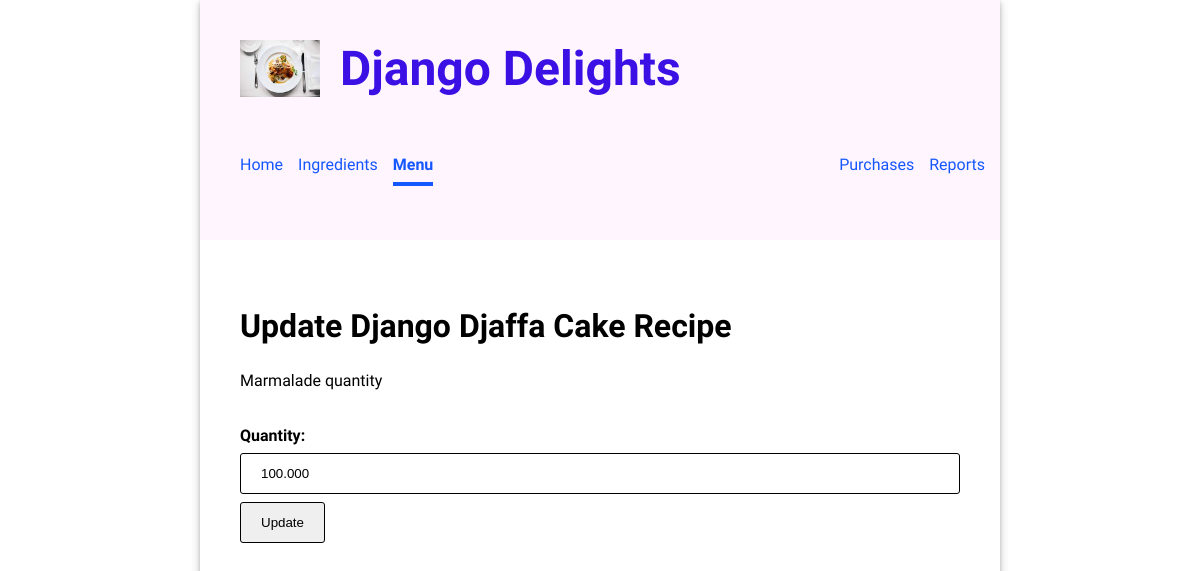
/menu/recipe/2/update/, run on an earlier commit of the app's database.
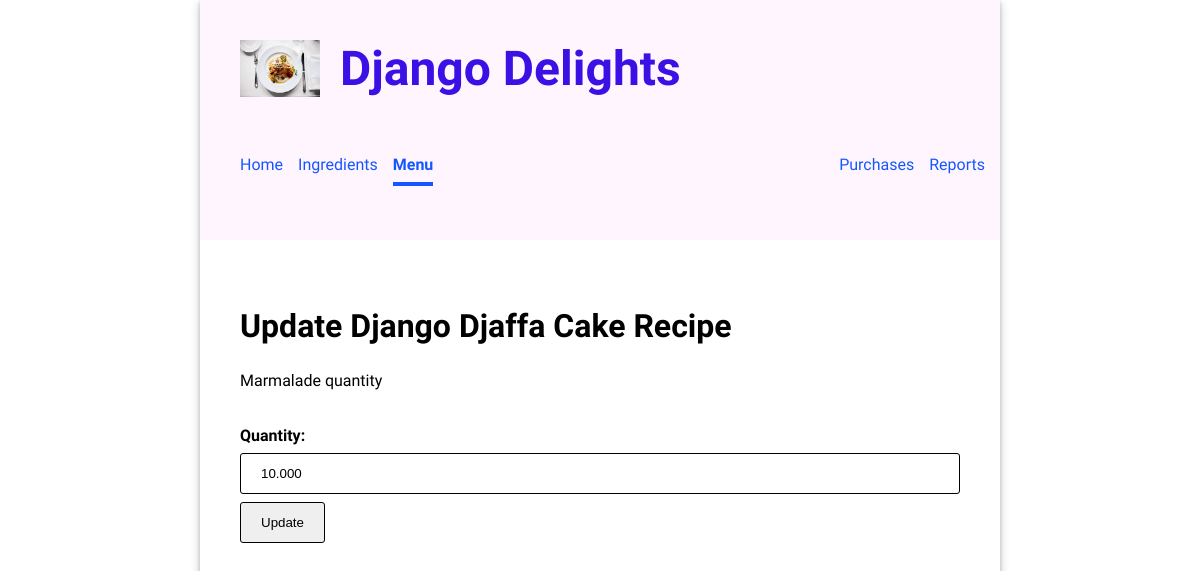
And on a later commit of the database.
### inventory/models.py (models this page shows, shortened)
class Recipe(models.Model):
    class Meta:
        unique_together = ['menu_item', 'ingredient']
        ordering = ['menu_item', 'ingredient']
    menu_item = models.ForeignKey(MenuItem, on_delete=models.CASCADE)
    ingredient = models.ForeignKey(Ingredient, on_delete=models.CASCADE)
    quantity = models.DecimalField(unique=False, blank=True, max_digits=10, decimal_places=3)

class MenuItem(models.Model):
    class Meta:
        ordering = ['title']
    title = models.CharField(unique=True, max_length=200)
    price = models.DecimalField(unique=False, blank=True, max_digits=6, decimal_places=2)
    made_stock = models.IntegerField(unique=False, blank=True, null=True)

class Ingredient(models.Model):
    class Meta:
        ordering = ['name']
    name = models.CharField(unique=True, max_length=200)
    quantity = models.IntegerField(unique=False, blank=True)
    unit = models.CharField(unique=False, blank=True, max_length=10)
    unit_price = models.DecimalField(unique=False, blank=True, max_digits=6, decimal_places=3)
    kanban = models.BooleanField(default=False)
    threshold = models.IntegerField(unique=False, blank=True)
    re_order = models.IntegerField(unique=False, blank=True)

### inventory/views.py (the view)
# urls.py: path('menu/recipe/<pk>/update/', views.UpdateRecipeView.as_view(), name='update_recipe'),
class UpdateRecipeView(UpdateView):
    model = Recipe
    template_name = 'inventory/update_recipe.html'
    form_class = RecipeEditForm

### inventory/forms.py
class RecipeEditForm(forms.ModelForm):
    class Meta:
        model = Recipe
        fields = ["quantity"]

### inventory/templates/inventory/update_recipe.html (shortened to what this page needs)
{% extends 'base.html' %} {% load static %} {% block content %}
<h2>Update {{ object.menu_item.title }} Recipe</h2>
<p>{{ object.ingredient.name }} quantity</p>
<form method="post">
  {{ form }}
  <input type="submit" value="Update" />
</form>
{% endblock %}

What changed in the data, as far as the page shows it:
changed Recipe "Django Djaffa Cake": quantity "100.000" → "10.000"
